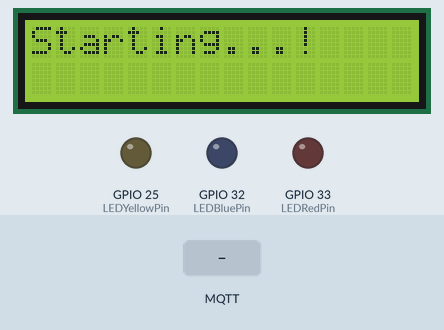
This program was run on a simulated ESP32. Shown: 16×2 character LCD, output pins drawn as LEDs (lit = HIGH). The inputs (shaded band) are chosen by the test bench. WiFi joins after 1.5 s; servers stay silent unless stated; no MQTT or app messages arrive unless stated; what the program prints to the serial monitor is not drawn.

Above: at 0.1 s.
4.8 s: MQTT message "5" arrives on the first subscribed topic
At 6.2 s:
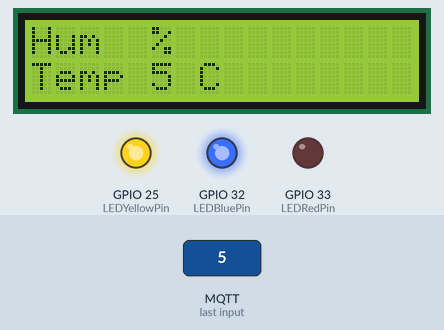
6.6 s: MQTT message "90" arrives on the first subscribed topic
At 7.1 s:
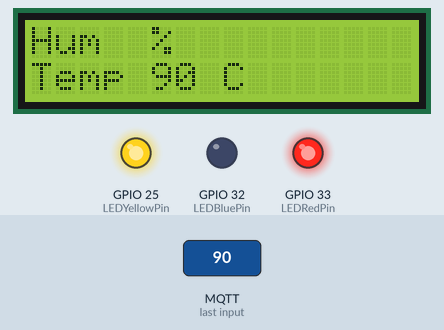
Timing chart, 0 to 9.6 s (numbered marks = the images above; inputs shaded):
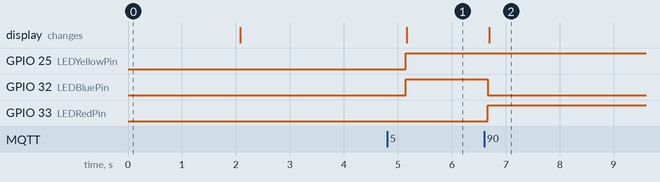

The program:

main.cpp
```cpp
#include <Arduino.h>
#include <PubSubClient.h>
#include <WiFi.h>
#include <LiquidCrystal_I2C.h>
#include <string.h>

// WIFI config
const char *ssid = "Wokwi-GUEST"; // setup SSID of WiFi
const char *password = "";        // setup WiFi password
WiFiClient wifiClient;
// MQTT client config
const char *mqttServer = "broker.hivemq.com"; // setup MQTT broker URL or IP Address
const int mqttPort = 1883;                    // setup MQTT port
const char *mqttUser = "";                    // setup MQTT user
const char *mqttPassword = "";                // setup MQTT password
const char *topic_pub = "";                   // setup topic name for publishing
const char *topic_sub = "Inwza007";           // setup topic name for subscribing
PubSubClient mqttClient(wifiClient);
// some variables buffer
String publishMessage;

int count = 0;
int LEDRedPin = 33;
int LEDYellowPin = 25;
int LEDBluePin = 32;

LiquidCrystal_I2C lcd(0x27, 16, 2);
void initLCD()
{
  lcd.init();
  lcd.backlight();
  lcd.clear();
  lcd.setCursor(0, 0);
  lcd.print("Starting...!");
  delay(2000);
  lcd.clear();
}
void displayLCD(int col, int row, String msg, bool clear = true)
{
  if (clear)
  {
    lcd.clear();
  }
  lcd.setCursor(col, row);
  lcd.print(msg);
}

//
// ** variable for testing MQTT publish
//
// int counter = 0;
// const int BUTTON_PIN = 22; // GPIO22
//

void setup_wifi()
{
  // Start by connecting to a WiFi network
  Serial.println();
  Serial.print("Connecting to ");
  Serial.println(ssid);
  WiFi.begin(ssid, password);
  while (WiFi.status() != WL_CONNECTED)
  {
    delay(500);
    Serial.print(".");
  }
  Serial.println();
  Serial.print("WiFi connected on ");
  Serial.print("IP address: ");
  Serial.print(WiFi.localIP());
  Serial.print(" MAC address: ");
  Serial.println(WiFi.macAddress());
}

void reconnectMQTT()
{
  // Loop until reconnected
  char mqttinfo[80];
  char clientId[100] = "\0";
  snprintf(mqttinfo, 75, "Attempting MQTT connection at %s:%d (%s/%s)...",
           mqttServer, mqttPort, mqttUser, mqttPassword);
  while (!mqttClient.connected())
  {
    Serial.println(mqttinfo);
    if (mqttClient.connect(clientId))
    {
      Serial.println("---> MQTT Broker connected...");
      // subscribe here after connected
      mqttClient.subscribe(topic_sub);
    }
    else
    {
      Serial.print("failed, rc=");
      Serial.print(mqttClient.state());
      Serial.println(" try again in 5 seconds");
      delay(5000); // Recommended: Wait 5 seconds before retrying
    }
  }
}

void mqttCallback(char *topic, byte *payload, unsigned int lenght)
{
  char Temp[128];
  char Humidity[128];
  bool behindspace = false;
  char payloadMsg[128];
  int tempIdx = 0, humIdx = 0;
  Serial.print("---> Message arrived in topic: ");
  Serial.println(topic);
  Serial.print("     Message:");
  for (int i = 0; i < lenght; i++)
  {
    Serial.print((char)payload[i]);
    payloadMsg[i] = (char)payload[i];
    if(payloadMsg[i] == ' '){
      behindspace = true;
    } else if(!behindspace){
      Temp[tempIdx++] = payload[i];
    } else {
      Humidity[humIdx++] = payload[i];
    }
  }
payloadMsg[lenght] = '\0';
Temp[tempIdx] = '\0';
Humidity[humIdx] = '\0';
Serial.println();
Serial.println(Temp);
Serial.println(Humidity);
Serial.println("-----------------------");

int tempValue = atoi(Temp);
int humidityValue = atoi(Humidity);

if (tempValue > 35){
  digitalWrite(LEDRedPin, HIGH);
} else {
  digitalWrite(LEDRedPin, LOW);
}

// TOO COLD
if (tempValue < 15){
  digitalWrite(LEDBluePin, HIGH);
} else {
  digitalWrite(LEDBluePin, LOW);
}

// HUMIDITY SQUAD
if (humidityValue < 30){
  digitalWrite(LEDYellowPin, HIGH);
} else {
  digitalWrite(LEDYellowPin, LOW);
}
  displayLCD(7, 0, payloadMsg);
  displayLCD(0, 0, "Hum " + String(Humidity) + " %",true);
  displayLCD(0, 1, "Temp " + String(Temp) + " C",false);
}

void setup()
{
  Serial.begin(115200);
  initLCD();
  setup_wifi();
  pinMode(LEDRedPin, OUTPUT);
  pinMode(LEDYellowPin, OUTPUT);
  pinMode(LEDBluePin, OUTPUT);
  mqttClient.setServer(mqttServer, mqttPort);
  mqttClient.setCallback(mqttCallback);
}

void loop()
{
  if (!mqttClient.connected())
  {
    reconnectMQTT();
  }
  mqttClient.loop();
  delay(500); // this speeds up the simulation
}
```

Measured:
- after the input at 4.8 s, GPIO 25 (LEDYellowPin), GPIO 32 (LEDBluePin): LOW → HIGH after 0.34 s; the display: changes after 0.37 s (image 1)
- after the input at 6.6 s, GPIO 32 (LEDBluePin): HIGH → LOW after 0.07 s; GPIO 33 (LEDRedPin): LOW → HIGH after 0.07 s; the display: changes after 0.09 s (image 2)
